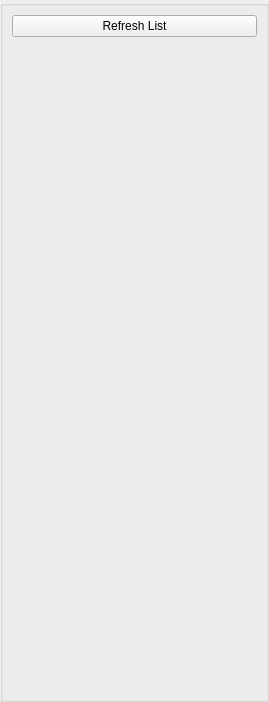
<?xml version="1.0" encoding="UTF-8"?>
<ui version="4.0">
 <class>AppletGroupListLocalViewUi</class>
 <widget class="QWidget" name="AppletGroupListLocalViewUi">
  <property name="geometry">
   <rect>
    <x>0</x>
    <y>0</y>
    <width>269</width>
    <height>702</height>
   </rect>
  </property>
  <property name="sizePolicy">
   <sizepolicy hsizetype="Expanding" vsizetype="Expanding">
    <horstretch>0</horstretch>
    <verstretch>0</verstretch>
   </sizepolicy>
  </property>
  <property name="windowTitle">
   <string>Search</string>
  </property>
  <property name="windowIcon">
   <iconset>
    <normaloff>:/TruthOrDare/Resources/ic_people_normal.png</normaloff>:/TruthOrDare/Resources/ic_people_normal.png</iconset>
  </property>
  <layout class="QGridLayout" name="gridLayout">
   <property name="leftMargin">
    <number>0</number>
   </property>
   <property name="topMargin">
    <number>0</number>
   </property>
   <property name="rightMargin">
    <number>0</number>
   </property>
   <property name="bottomMargin">
    <number>0</number>
   </property>
   <property name="spacing">
    <number>0</number>
   </property>
   <item row="0" column="0">
    <widget class="QGroupBox" name="ItemsGroupBox">
     <property name="minimumSize">
      <size>
       <width>0</width>
       <height>0</height>
      </size>
     </property>
     <property name="title">
      <string/>
     </property>
     <layout class="QVBoxLayout" name="verticalLayout_2">
      <item>
       <widget class="QPushButton" name="m_RefreshButton">
        <property name="text">
         <string>Refresh List</string>
        </property>
       </widget>
      </item>
      <item>
       <widget class="QLabel" name="m_StatusLabel">
        <property name="text">
         <string notr="true"/>
        </property>
       </widget>
      </item>
      <item>
       <widget class="QLabel" name="m_InfoLabel">
        <property name="font">
         <font>
          <pointsize>10</pointsize>
         </font>
        </property>
        <property name="text">
         <string/>
        </property>
       </widget>
      </item>
      <item>
       <widget class="GuiHostedListWidget" name="m_HostedListWidget" native="true">
        <property name="sizePolicy">
         <sizepolicy hsizetype="Expanding" vsizetype="Expanding">
          <horstretch>0</horstretch>
          <verstretch>0</verstretch>
         </sizepolicy>
        </property>
       </widget>
      </item>
     </layout>
    </widget>
   </item>
  </layout>
 </widget>
 <customwidgets>
  <customwidget>
   <class>GuiHostedListWidget</class>
   <extends>QWidget</extends>
   <header>GuiHostedListWidget.h</header>
   <container>1</container>
  </customwidget>
 </customwidgets>
 <resources/>
 <connections/>
</ui>
